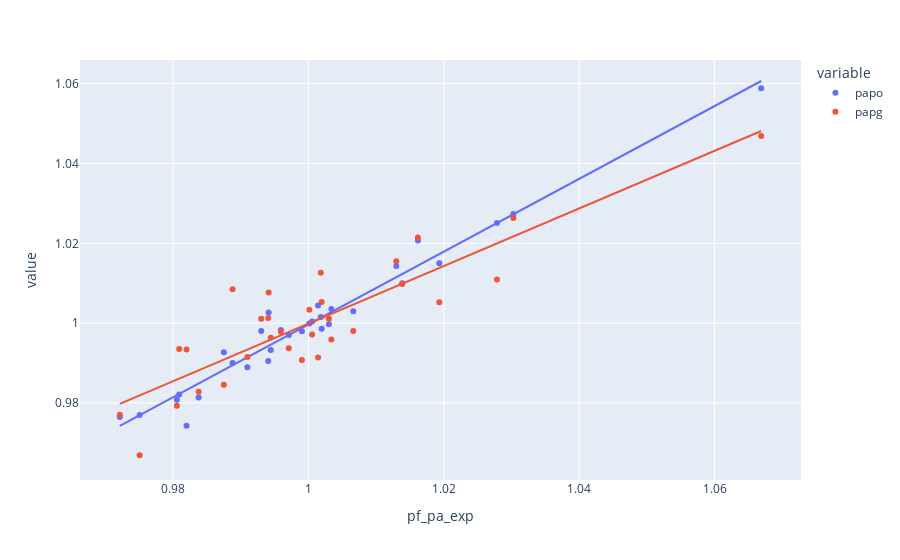

Notebook code for this chart:
### Code cell
# How does the adjusted-OBP estimate of PA adjustment do against observed PA/out and PA/game?
px.scatter(pfs.reset_index(), y=['papo', 'papg'], x='pf_pa_exp', trendline="ols", hover_name='park_id')

### Figure 1 — Plotly figure (JSON) as saved in the notebook; plotly's stock layout.template omitted (floating-point values rounded to 4 significant figures)
{"data": [{"hovertemplate": "<b>%{hovertext}</b><br><br>variable=papo<br>pf_pa_exp=%{x}<br>value=%{y}<extra></extra>", "hovertext": ["ANA01", "ARL02", "ATL02", "ATL03", "BAL12", "BOS07", "CHI11", "CHI12", "CIN09", "CLE08", "DEN02", "DET05", "HOU03", "KAN06", "LOS03", "MIA02", "MIL06", "MIN04", "NYC20", "NYC21", "OAK01", "PHI13", "PHO01", "PIT08", "SAN02", "SEA03", "SFO03", "STL10", "STP01", "TOR02", "WAS11"], "legendgroup": "papo", "marker": {"color": "#636efa", "symbol": "circle"}, "mode": "markers", "name": "papo", "orientation": "v", "showlegend": true, "type": "scatter", "x": [0.9809, 1.03, 0.9941, 1.0, 1.002, 1.028, 1.001, 0.993, 1.002, 1.019, 1.067, 1.001, 0.9838, 1.007, 0.9751, 0.982, 0.9959, 1.013, 0.9721, 1.003, 0.991, 0.9888, 1.016, 1.003, 0.9941, 0.9806, 0.9971, 0.9944, 0.9875, 0.999, 1.014], "xaxis": "x", "y": [0.9821, 1.027, 1.003, 0.9999, 0.9986, 1.025, 1.004, 0.998, 1.002, 1.015, 1.059, 1.0, 0.9813, 1.003, 0.977, 0.9743, 0.9983, 1.014, 0.9765, 1.004, 0.9889, 0.99, 1.021, 0.9997, 0.9905, 0.9808, 0.997, 0.9933, 0.9927, 0.998, 1.01], "yaxis": "y"}, {"hovertemplate": "<b>OLS trendline</b><br>value = 0.912293 * pf_pa_exp + 0.087362<br>R<sup>2</sup>=0.962987<br><br>variable=papo<br>pf_pa_exp=%{x}<br>value=%{y} <b>(trend)</b><extra></extra>", "legendgroup": "papo", "marker": {"color": "#636efa", "symbol": "circle"}, "mode": "lines", "name": "papo", "showlegend": false, "type": "scatter", "x": [0.9721, 0.9751, 0.9806, 0.9809, 0.982, 0.9838, 0.9875, 0.9888, 0.991, 0.993, 0.9941, 0.9941, 0.9944, 0.9959, 0.9971, 0.999, 1.0, 1.001, 1.001, 1.002, 1.002, 1.003, 1.003, 1.007, 1.013, 1.014, 1.016, 1.019, 1.028, 1.03, 1.067], "xaxis": "x", "y": [0.9742, 0.9769, 0.9819, 0.9822, 0.9832, 0.9849, 0.9883, 0.9894, 0.9914, 0.9933, 0.9942, 0.9943, 0.9946, 0.9959, 0.997, 0.9988, 0.9998, 1.0, 1.001, 1.001, 1.001, 1.002, 1.003, 1.006, 1.012, 1.012, 1.014, 1.017, 1.025, 1.027, 1.061], "yaxis": "y"}, {"hovertemplate": "<b>%{hovertext}</b><br><br>variable=papg<br>pf_pa_exp=%{x}<br>value=%{y}<extra></extra>", "hovertext": ["ANA01", "ARL02", "ATL02", "ATL03", "BAL12", "BOS07", "CHI11", "CHI12", "CIN09", "CLE08", "DEN02", "DET05", "HOU03", "KAN06", "LOS03", "MIA02", "MIL06", "MIN04", "NYC20", "NYC21", "OAK01", "PHI13", "PHO01", "PIT08", "SAN02", "SEA03", "SFO03", "STL10", "STP01", "TOR02", "WAS11"], "legendgroup": "papg", "marker": {"color": "#EF553B", "symbol": "circle"}, "mode": "markers", "name": "papg", "orientation": "v", "showlegend": true, "type": "scatter", "x": [0.9809, 1.03, 0.9941, 1.0, 1.002, 1.028, 1.001, 0.993, 1.002, 1.019, 1.067, 1.001, 0.9838, 1.007, 0.9751, 0.982, 0.9959, 1.013, 0.9721, 1.003, 0.991, 0.9888, 1.016, 1.003, 0.9941, 0.9806, 0.9971, 0.9944, 0.9875, 0.999, 1.014], "xaxis": "x", "y": [0.9935, 1.026, 1.008, 1.003, 1.005, 1.011, 0.9914, 1.001, 1.013, 1.005, 1.047, 0.9971, 0.9828, 0.998, 0.9669, 0.9934, 0.9978, 1.016, 0.9771, 0.9959, 0.9915, 1.008, 1.021, 1.001, 1.001, 0.9793, 0.9937, 0.9963, 0.9846, 0.9907, 1.01], "yaxis": "y"}, {"hovertemplate": "<b>OLS trendline</b><br>value = 0.721832 * pf_pa_exp + 0.278026<br>R<sup>2</sup>=0.764045<br><br>variable=papg<br>pf_pa_exp=%{x}<br>value=%{y} <b>(trend)</b><extra></extra>", "legendgroup": "papg", "marker": {"color": "#EF553B", "symbol": "circle"}, "mode": "lines", "name": "papg", "showlegend": false, "type": "scatter", "x": [0.9721, 0.9751, 0.9806, 0.9809, 0.982, 0.9838, 0.9875, 0.9888, 0.991, 0.993, 0.9941, 0.9941, 0.9944, 0.9959, 0.9971, 0.999, 1.0, 1.001, 1.001, 1.002, 1.002, 1.003, 1.003, 1.007, 1.013, 1.014, 1.016, 1.019, 1.028, 1.03, 1.067], "xaxis": "x", "y": [0.9797, 0.9819, 0.9858, 0.9861, 0.9869, 0.9882, 0.9908, 0.9918, 0.9934, 0.9948, 0.9956, 0.9956, 0.9958, 0.9969, 0.9978, 0.9992, 1.0, 1.0, 1.001, 1.001, 1.001, 1.002, 1.002, 1.005, 1.009, 1.01, 1.012, 1.014, 1.02, 1.022, 1.048], "yaxis": "y"}], "layout": {"legend": {"title": {"text": "variable"}, "tracegroupgap": 0}, "margin": {"t": 60}, "xaxis": {"anchor": "y", "domain": [0, 1], "title": {"text": "pf_pa_exp"}}, "yaxis": {"anchor": "x", "domain": [0, 1], "title": {"text": "value"}}}}
